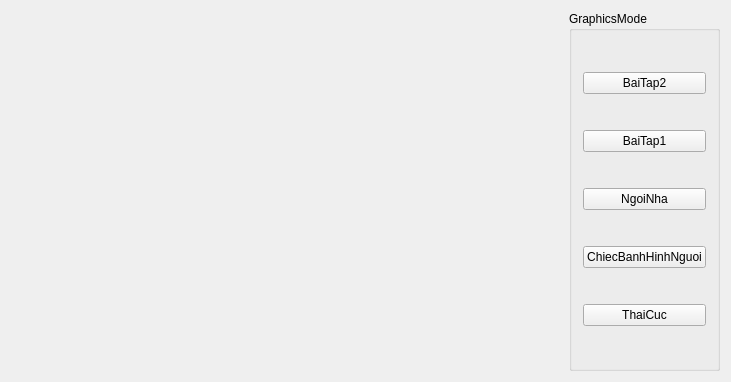
<?xml version="1.0" encoding="UTF-8"?>
<ui version="4.0">
 <class>MainWindow</class>
 <widget class="QMainWindow" name="MainWindow">
  <property name="geometry">
   <rect>
    <x>0</x>
    <y>0</y>
    <width>731</width>
    <height>382</height>
   </rect>
  </property>
  <property name="windowTitle">
   <string>MainWindow</string>
  </property>
  <widget class="QWidget" name="centralWidget">
   <layout class="QHBoxLayout" name="horizontalLayout">
    <item>
     <widget class="graphics" name="GraphicsPresenter" native="true">
      <property name="sizePolicy">
       <sizepolicy hsizetype="Expanding" vsizetype="Preferred">
        <horstretch>0</horstretch>
        <verstretch>0</verstretch>
       </sizepolicy>
      </property>
     </widget>
    </item>
    <item>
     <widget class="QGroupBox" name="GraphicsControl">
      <property name="title">
       <string>GraphicsMode</string>
      </property>
      <layout class="QVBoxLayout" name="verticalLayout">
       <item>
        <widget class="QPushButton" name="pushButton">
         <property name="text">
          <string>BaiTap2</string>
         </property>
        </widget>
       </item>
       <item>
        <widget class="QPushButton" name="DrawSimple">
         <property name="text">
          <string>BaiTap1</string>
         </property>
        </widget>
       </item>
       <item>
        <widget class="QPushButton" name="BaiTap5">
         <property name="text">
          <string>NgoiNha</string>
         </property>
        </widget>
       </item>
       <item>
        <widget class="QPushButton" name="BaiTap3">
         <property name="text">
          <string>ChiecBanhHinhNguoi</string>
         </property>
        </widget>
       </item>
       <item>
        <widget class="QPushButton" name="Bai6">
         <property name="text">
          <string>ThaiCuc</string>
         </property>
        </widget>
       </item>
      </layout>
     </widget>
    </item>
   </layout>
  </widget>
 </widget>
 <layoutdefault spacing="6" margin="11"/>
 <customwidgets>
  <customwidget>
   <class>graphics</class>
   <extends>QWidget</extends>
   <header>graphics.h</header>
   <container>1</container>
  </customwidget>
 </customwidgets>
 <resources/>
 <connections/>
</ui>
